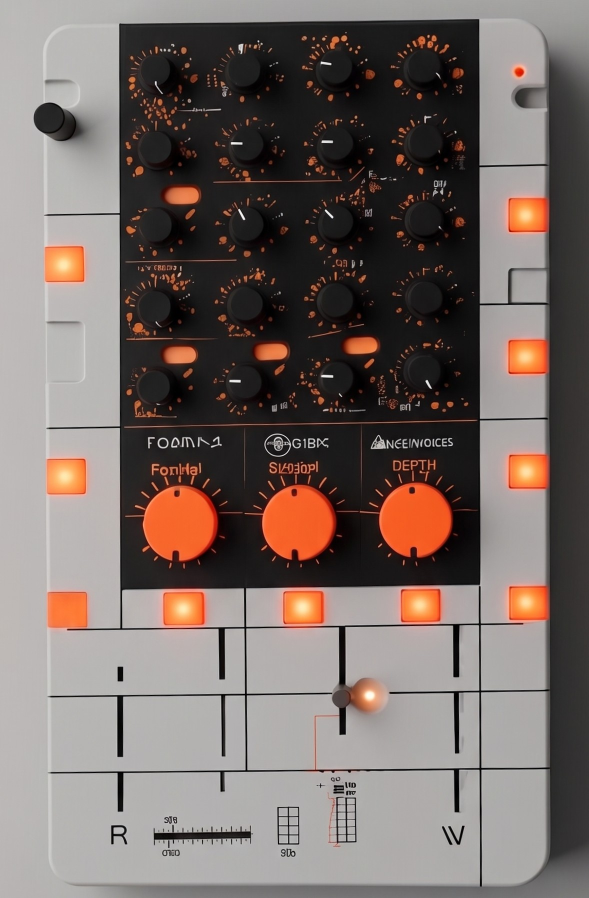
#> input picture examples/01_slab_mixer/reference/Gemini_Generated_Image_mha8s9mha8s9mha8.jpg, 1178 x 1796 px (shown at 1/2 size)
$ python composite.py ../examples/01_slab_mixer/reference/Gemini_Generated_Image_mha8s9mha8s9mha8.jpg out.png
#> lines starting #> are read from the running program, lines starting #| are printed output that depends on the picture; after the words box and inside, x2 and y2 are one past the last pixel; in counts of white or black regions, pixels touching at a corner belong together
#!/usr/bin/env python3
"""Composite a Fusion render onto a studio background matching the reference.

Fusion's start_render(transparent_background=True) writes a uniformly-zero
alpha channel, so the matte is useless. It does however render onto a
perfectly flat plate with zero noise, which keys cleanly by flood-fill. The
plate colour is READ FROM THE FRAME, never assumed: it was rgb(243,243,243) at
one exposure and rgb(178,178,178) at another.

Steps: key the flat plate -> flood-fill from the border so bright interior
highlights are not punched out -> lay a fitted gradient background -> add a
soft contact shadow -> crop to the reference aspect.

Reference background plane (measured): lum = 199.7 - 21.8*x - 28.2*y
"""
import sys
import numpy as np
from PIL import Image, ImageFilter

REF_ASPECT = 1232.0 / 928.0     # default; override with --aspect


def plate_colour(rgb):
    """The plate is whatever colour fills most of the frame.

    Do NOT hard-code it. It was 243 grey at one exposure and 178 at another,
    and a wrong plate colour inverts the matte completely.
    """
    q = (rgb.reshape(-1, 3) // 2 * 2).astype(np.int32)
    keys, counts = np.unique(q[:, 0] * 65536 + q[:, 1] * 256 + q[:, 2],
                             return_counts=True)
    k = int(keys[counts.argmax()])
    return np.array([k >> 16, (k >> 8) & 255, k & 255], dtype=np.float32)


def key(rgb, tol=6.0, feather=1.2):
    """Hard flood-fill matte. 1 = subject.

    The plate is perfectly flat with zero noise, so **connectivity** defines
    the background, not colour distance. This matters: at a correctly derived
    exposure the grey housing renders within ~8 levels of the plate, so the old
    distance ramp (lo=3, hi=12) gave it alpha ~0.55 -- the product came out
    HALF TRANSPARENT and the backdrop and contact shadow bled through it as a
    smear. Nothing about that reads as a keying bug; it reads as a bad render.

    PIL's ImageDraw.floodfill silently does nothing on some Pillow builds
    (it returned a mask with no filled pixels at all), so the fill is explicit.
    """
    from collections import deque
    plate = plate_colour(rgb)
    close = np.linalg.norm(rgb - plate, axis=2) <= tol
    h, w = close.shape
    seen = np.zeros((h, w), bool)
    q = deque()
    for x in range(w):
        for y in (0, h - 1):
            if close[y, x] and not seen[y, x]:
                seen[y, x] = True; q.append((y, x))
    for y in range(h):
        for x in (0, w - 1):
            if close[y, x] and not seen[y, x]:
                seen[y, x] = True; q.append((y, x))
    while q:
        y, x = q.popleft()
        for dy, dx in ((1, 0), (-1, 0), (0, 1), (0, -1)):
            ny, nx = y + dy, x + dx
            if 0 <= ny < h and 0 <= nx < w and close[ny, nx] and not seen[ny, nx]:
                seen[ny, nx] = True; q.append((ny, nx))
    a = (~seen).astype(np.float32)
    return np.asarray(Image.fromarray((a * 255).astype(np.uint8), "L")
                      .filter(ImageFilter.GaussianBlur(feather))) / 255.0


def gradient(h, w, c0=199.7, cx=-21.8, cy=-28.2):
    ys, xs = np.mgrid[0:h, 0:w]
    g = c0 + cx * (xs / w) + cy * (ys / h)
    # faint radial falloff so it reads as a lit seamless, not a flat ramp
    r = np.sqrt(((xs / w - 0.42) ** 2) * 1.1 + ((ys / h - 0.32) ** 2))
    g = g + 9.0 * (0.45 - np.clip(r, 0, 0.9))
    return np.dstack([g, g, g])


def contact_shadow(a, dx=-10, dy=16, blur=34, strength=0.40, squash=0.42):
    """Fake floor shadow: squash the matte toward its base, offset, blur."""
    h, w = a.shape
    ys, xs = np.nonzero(a > 0.5)
    if len(ys) == 0:
        return np.zeros_like(a)
    base = ys.max()
    src = Image.fromarray((a * 255).astype(np.uint8), "L")
    sq = src.transform((w, h), Image.AFFINE,
                       (1, 0, -dx, 0, 1 / squash, -(base * (1 / squash - 1)) - dy),
                       resample=Image.BILINEAR)
    sh = np.asarray(sq.filter(ImageFilter.GaussianBlur(blur))) / 255.0
    return np.clip(sh * strength, 0, 1)


def plan_shadow(a, dx=16, dy=20, blur=30, strength=0.30):
    """Plain offset-and-blur drop shadow, for orthographic plan views.

    contact_shadow squashes the matte toward its base, which is right for a
    three-quarter hero and produces a visible SMEAR across the middle of a top
    view -- there is no floor in a plan projection to squash onto.
    """
    h, w = a.shape
    src = Image.fromarray((a * 255).astype(np.uint8), "L")
    off = src.transform((w, h), Image.AFFINE, (1, 0, -dx, 0, 1, -dy),
                        resample=Image.BILINEAR)
    return np.clip(np.asarray(off.filter(ImageFilter.GaussianBlur(blur))) / 255.0
                   * strength, 0, 1)


def shoulder(rgb, knee=185.0, gain=29.0, tau=32.0):
    """Filmic highlight rolloff.

    Fusion's raytracer returns a near-linear response that clips: the lit top
    face lands at 216 where the reference photo sits at 203, while the shaded
    faces already match. A real camera's shoulder compresses only the top end.
    This leaves everything below `knee` untouched and rolls 255 -> ~211.

    Applied to luminance and scaled back onto RGB, so chroma is preserved. A
    per-channel curve clips the strong channel of a saturated colour hardest
    and visibly desaturates it (the orange LEDs went pale tan).
    """
    lum = rgb @ np.array([0.2126, 0.7152, 0.0722], dtype=np.float32)
    new = lum.copy()
    hi = lum > knee
    new[hi] = knee + gain * (1.0 - np.exp(-(lum[hi] - knee) / tau))
    scale = np.where(lum > 1e-3, new / np.maximum(lum, 1e-3), 1.0)
    return np.clip(rgb * scale[..., None], 0, 255)


def bloom(rgb, sat_min=0.35, lum_min=176.0, radii=(10, 30), gains=(0.17, 0.09)):
    """Additive glow around the emissive LEDs.

    Fusion renders emissive faces as flat colour with no light spill; the
    reference photo shows a clear halo. Key on saturated warm pixels only, so
    the white housing does not bloom.
    """
    mx = rgb.max(2)
    sat = np.where(mx > 1, (mx - rgb.min(2)) / np.maximum(mx, 1), 0)
    lum = rgb @ np.array([0.2126, 0.7152, 0.0722], dtype=np.float32)
    m = ((sat > sat_min) & (lum > lum_min)).astype(np.float32)
    src = rgb * m[..., None]
    out = np.zeros_like(rgb)
    for r, g in zip(radii, gains):
        blurred = np.dstack([
            np.asarray(Image.fromarray(src[..., c].astype(np.uint8), "L")
                       .filter(ImageFilter.GaussianBlur(r))).astype(np.float32)
            for c in range(3)])
        out += blurred * g
    return out


def main(src, dst, crop=True, aspect=None, plan=False, bloom_kw=None):
#> called with dst = 'out.png', crop = True, plan = False
    global REF_ASPECT
    if aspect:
        REF_ASPECT = aspect
    im = Image.open(src).convert("RGB")
#> im is the input picture: PIL image 1178x1796 RGB; mean R, G, B 119.4, 107.4, 102.9
    rgb = np.asarray(im).astype(np.float32)
    h, w, _ = rgb.shape
#> h = 1796; w = 1178
    a = key(rgb)
#> in plate_colour, `k = int(keys[counts.argmax()])`: k = 12368054
#> in key, `plate = plate_colour(rgb)`: plate = [188, 184, 182]
#> in key, `close = np.linalg.norm(rgb - plate, axis=2) <= tol`:
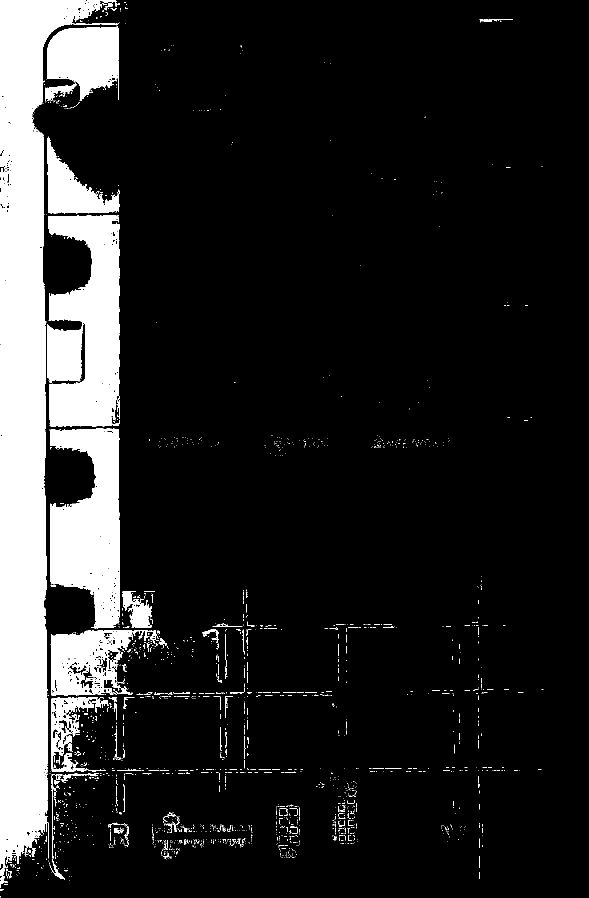
#> close: shape (1796, 1178) bool (shown at 1/2 size); 14.2% white; 1833 white regions (1719 under 20 px), largest, box (x1, y1, x2, y2) and area: (0, 0, 240, 1776) 156805, (94, 430, 239, 854) 46782, (99, 857, 240, 1257) 37718
#> after the loop in key, `for x in range(w):`: seen: shape (1796, 1178) bool; 0.01% white in thin lines or dots, all inside (x1, y1, x2, y2) = (0, 0, 232, 1)
#> after the loop in key, `for y in range(h):`:
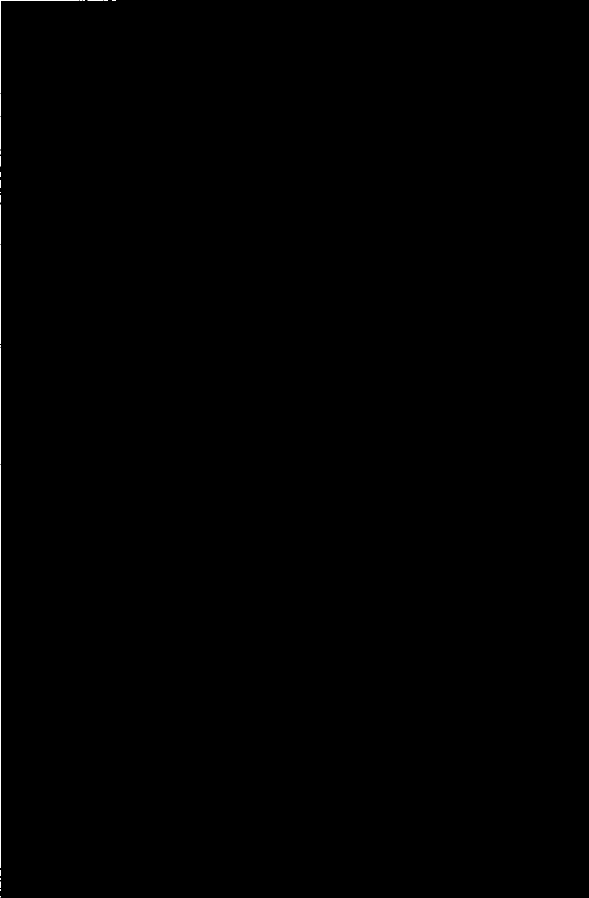
#> seen: shape (1796, 1178) bool (shown at 1/2 size); 0.09% white in thin lines or dots, all inside (x1, y1, x2, y2) = (0, 0, 232, 1795)
#> after the loop in key, `while q:`:
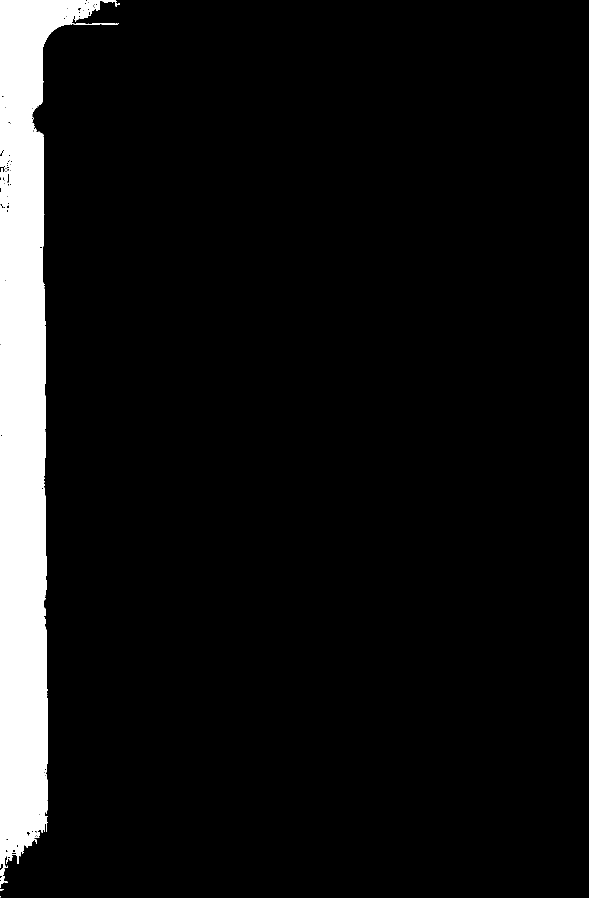
#> seen: shape (1796, 1178) bool (shown at 1/2 size); 7.4% white; 3 white regions (1 under 20 px), largest, box (x1, y1, x2, y2) and area: (0, 0, 240, 1776) 156648, (0, 1778, 8, 1782) 24
    rgb = shoulder(rgb)
#> in shoulder, `hi = lum > knee`: hi: shape (1796, 1178) bool; 7.6% white; 1814 white regions (1600 under 20 px), largest, box (x1, y1, x2, y2) and area: (0, 0, 239, 1464) 127932, (94, 1547, 117, 1753) 1730, (105, 931, 151, 975) 1557
#> in shoulder, `new[hi] = knee + gain * (1.0 - np.exp(-(lum[hi] - knee) / tau))`: new: shape (1796, 1178) float32; min 0, max 210.7, mean 109.6
    bg = gradient(h, w)
#> in gradient, `g = g + 9.0 * (0.45 - np.clip(r, 0, 0.9))`:
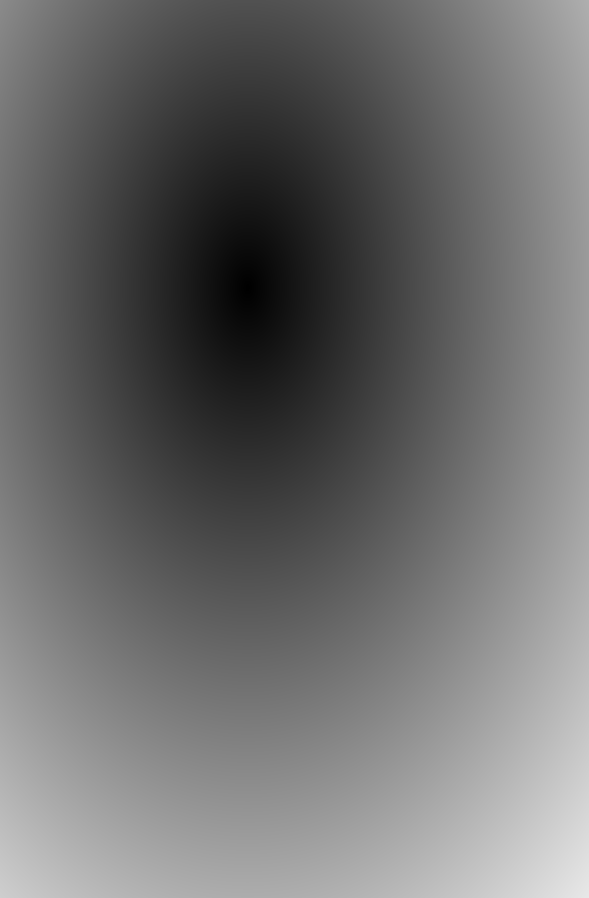
#> r: shape (1796, 1178) float64 (shown at 1/2 size); min 0.000265, max 0.911, mean 0.426
    sh = plan_shadow(a) if plan else contact_shadow(a)
#> in contact_shadow, `base = ys.max()`: base = 1795
    bg = bg * (1.0 - sh[..., None] * 0.85)
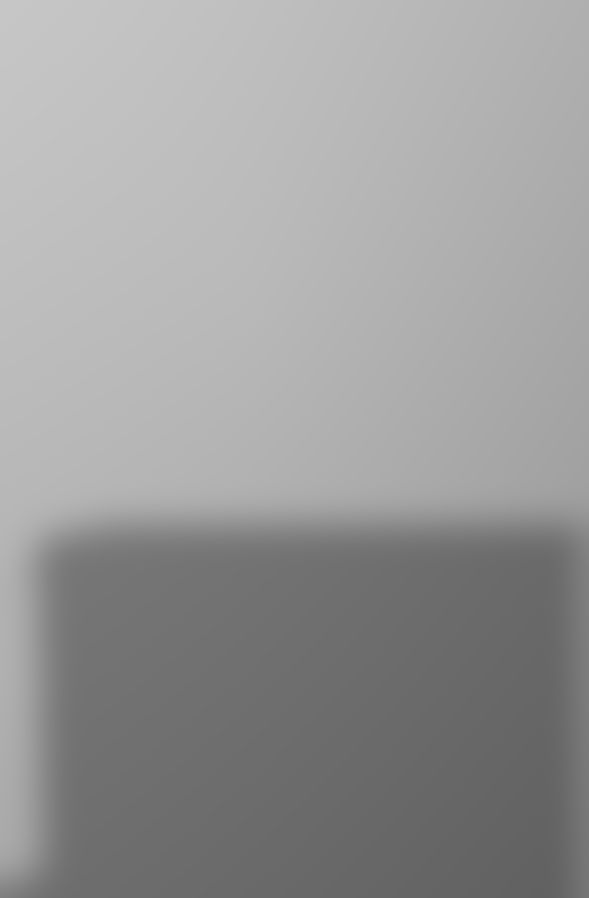
#> bg: shape (1796, 1178, 3) float64 (shown at 1/2 size); min 97.6, max 198.8, mean 153.5
    out = bg * (1 - a[..., None]) + rgb * a[..., None]
    out = out + bloom(rgb * a[..., None], **(bloom_kw or {}))  # spills onto housing and plate
#> in bloom, `m = ((sat > sat_min) & (lum > lum_min)).astype(np.float32)`: m: shape (1796, 1178) float32; values 0 (black) and 1 (white), 0.71% white; 102 white regions (64 under 20 px), largest, box (x1, y1, x2, y2) and area: (98, 927, 155, 978) 2195, (98, 505, 152, 554) 1918, (344, 1197, 388, 1240) 1329
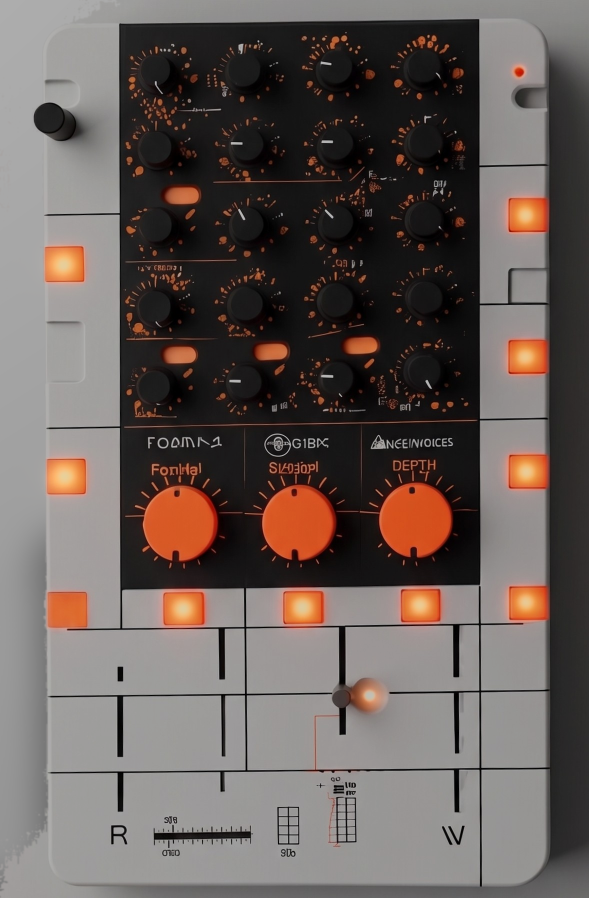
#> out: shape (1796, 1178, 3) float64 (shown at 1/2 size); mean of channels 0, 1, 2 119.2, 107.3, 102.8; drawn with min black and max white
    out = np.clip(out, 0, 255).astype(np.uint8)
    im2 = Image.fromarray(out)
    if crop:
        ys, xs = np.nonzero(a > 0.02)
        cx = (xs.min() + xs.max()) // 2
#> cx = 588
        cy = (ys.min() + ys.max()) // 2
#> cy = 897
        cw = int(h * REF_ASPECT)
#> cw = 2384
        if cw > w:
            cw, ch = w, int(w / REF_ASPECT)
#> cw = 1178; ch = 887
        else:
            ch = h
        x0 = int(np.clip(cx - cw // 2, 0, w - cw))
#> x0 = 0
        y0 = int(np.clip(cy - ch // 2, 0, h - ch))
#> y0 = 454
        im2 = im2.crop((x0, y0, x0 + cw, y0 + ch))
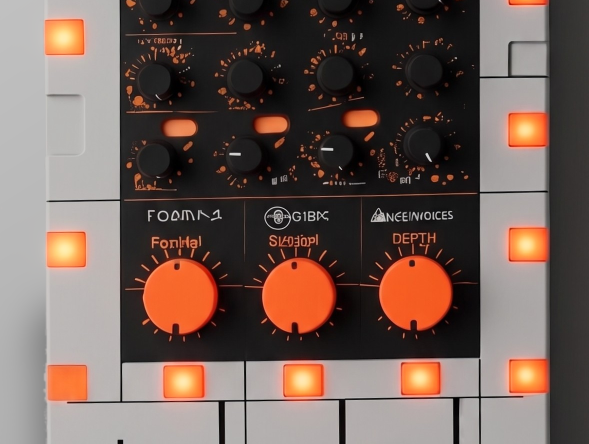
#> im2: PIL image 1178x887 RGB (shown at 1/2 size); mean R, G, B 112.9, 93.5, 86.1
    im2.save(dst)
    print(f"wrote {dst}  {im2.size[0]}x{im2.size[1]}  subject={100*(a>0.5).mean():.1f}% of plate")
#| wrote out.png  1178x887  subject=92.6% of plate


if __name__ == "__main__":
    import argparse
    ap = argparse.ArgumentParser(description=__doc__)
    ap.add_argument("src"); ap.add_argument("dst")
    ap.add_argument("--aspect", type=float, default=None,
                    help="output aspect w/h, e.g. 1.328 hero, 0.656 plan")
    ap.add_argument("--plan", action="store_true",
                    help="orthographic top view: offset shadow, not squashed")
    ap.add_argument("--bloom-gains", default=None,
                    help="two comma-separated gains, e.g. 0.10,0.055")
    ap.add_argument("--bloom-lum-min", type=float, default=None)
    a = ap.parse_args()
    bk = {}
    if a.bloom_gains:
        bk["gains"] = tuple(float(v) for v in a.bloom_gains.split(","))
    if a.bloom_lum_min is not None:
        bk["lum_min"] = a.bloom_lum_min
    main(a.src, a.dst, aspect=a.aspect, plan=a.plan, bloom_kw=bk or None)
